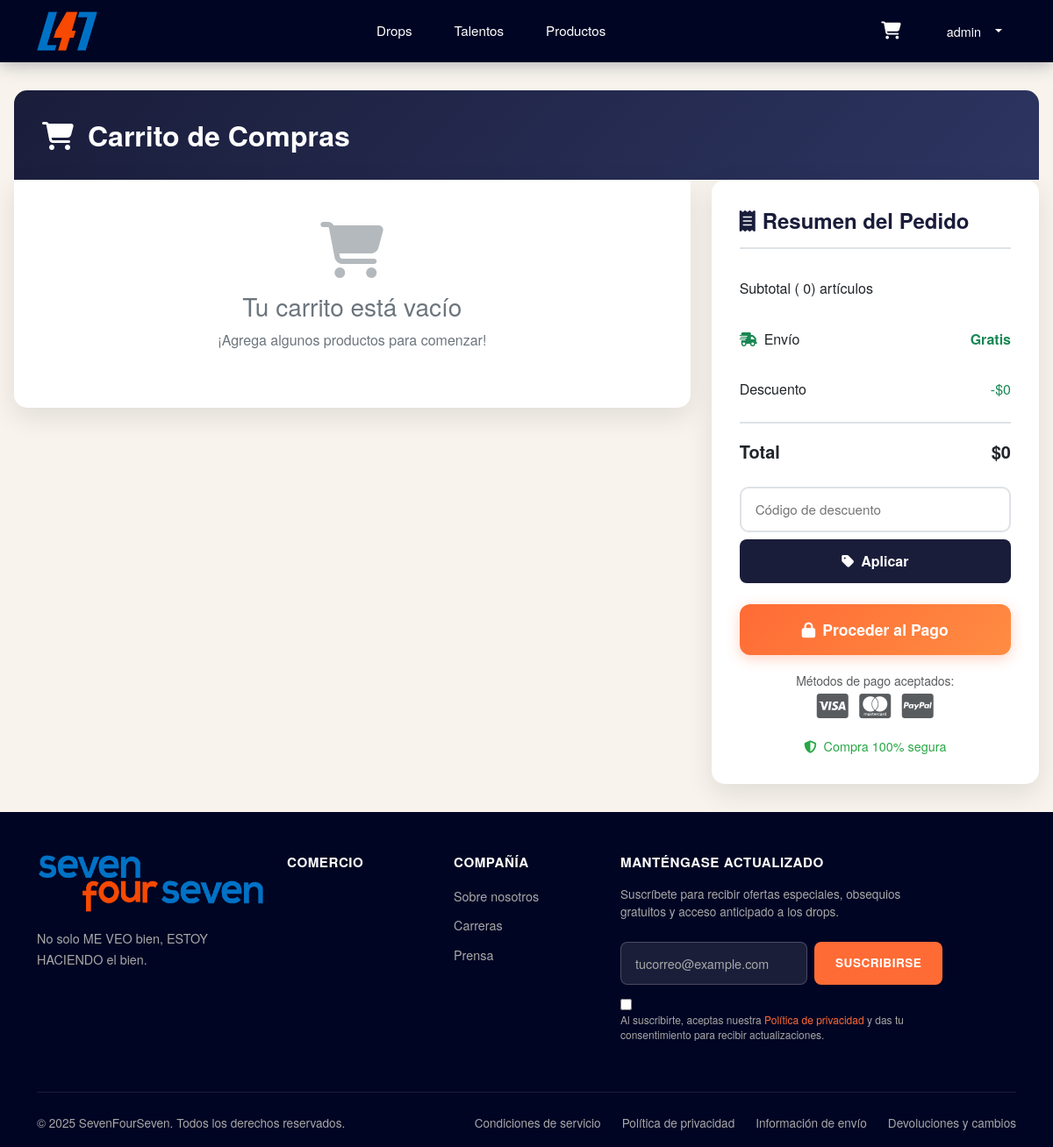
The page /cart/ (signed in) on the database as committed earlier.
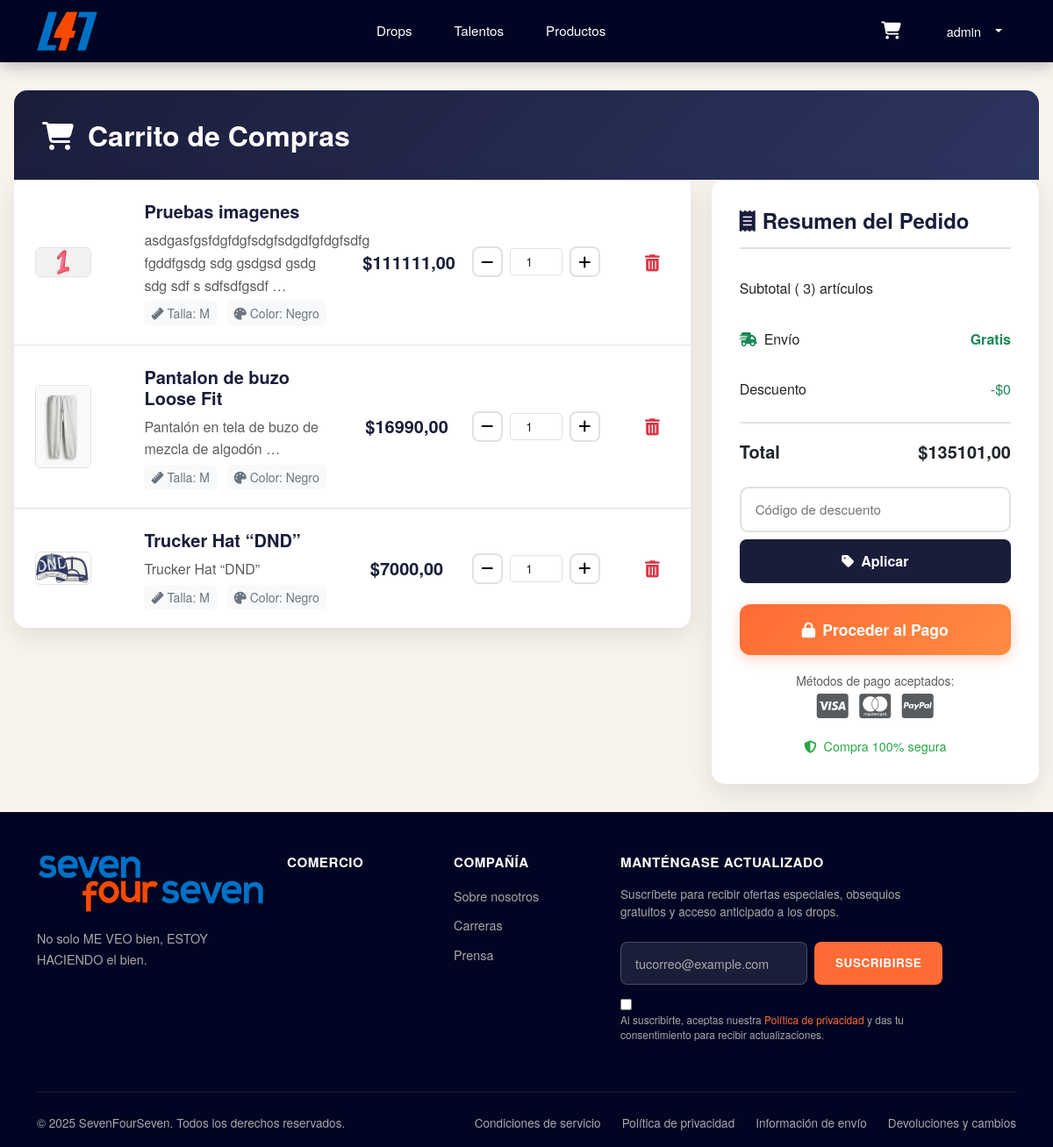
The same page on the database as committed later.
### apps/cart/models.py (models this page shows, shortened)
class Cart(models.Model):
    user = models.ForeignKey(CustomUser, on_delete=models.CASCADE,related_name='cart')
    created_at = models.DateTimeField(auto_now_add=True)
    def total(self):
        return sum(item.subtotal() for item in self.items.all())

class CartItem(models.Model):
    cart = models.ForeignKey(Cart, on_delete=models.CASCADE,related_name='items')
    product = models.ForeignKey(Product, on_delete=models.CASCADE)
    quantity = models.PositiveIntegerField(default=1)
    size = models.CharField(max_length=10, blank=True, null=True)
    def subtotal(self):
        return self.product.price * self.quantity

### apps/product/models.py (models this page shows, shortened)
class ProductImage(models.Model):
    image = models.ImageField(upload_to='products/')
    product = models.ForeignKey(Product, on_delete=models.CASCADE, related_name='images')

class Product(models.Model):
    name = models.CharField(max_length=100)
    price = models.DecimalField(max_digits=10, decimal_places=2)
    description = models.TextField()
    category = models.ForeignKey(ProductCategory, on_delete=models.PROTECT, related_name='products')
    drop = models.ForeignKey(Drop, on_delete=models.CASCADE, related_name='products', blank=True, null=True)
    discount = models.IntegerField( blank=True, null=True)
    stock = models.PositiveIntegerField(default=0)
    is_available = models.BooleanField(default=True)

### apps/cart/views.py (the view)
# urls.py: path('', views.view_cart, name='view_cart'),
@login_required
def view_cart(request):
    cart, _ = Cart.objects.get_or_create(user=request.user)
    return render(request, 'cart.html', {'cart': cart})

### apps/cart/templates/cart.html (shortened to what this page needs)
{% extends "base.html" %}
{% load static %}
{% block css %}
<link rel="stylesheet" href="{% static 'cart/css/style.css' %}">
{% endblock css %}
{% block content %}
<div class="cart-container">
    <div class="cart-header">
        <h1><i class="fas fa-shopping-cart me-3"></i>Carrito de Compras</h1>
    </div>
    <div class="row">
        <div class="col-lg-8">
            <div class="cart-content">
                {% include 'includes/item_cart.html' %}
            </div>
        </div>
        {% include 'includes/summary_cart.html' %}
    </div>
</div>
{% endblock content %}

### apps/cart/templates/includes/item_cart.html
<div id="cart-items">
    {% if cart.total > 0 %} {% for item in cart.items.all %} <div class="product-card" data-product-id="1">
        <div class="row align-items-center">
            <div class="col-md-2 col-3">
                {% with item.product.images.all.first as image %}
                {% if image %}
                <img src="{{ image.image.url }}" alt="{{ item.product.name }}" width="64" height="64"
                    class="rounded border img-fluid">
                {% endif %}
                {% endwith %}
            </div>
            <div class="col-md-4 col-9">
                <div class="product-info">
                    <h5>{{ item.product.name }}</h5>
                    <p class="mb-2 text-muted">{{item.product.description|truncatewords:9}}</p>
                    <div class="product-details">
                        <span><i class="fas fa-ruler me-1"></i>Talla: M</span>
                        <span><i class="fas fa-palette me-1"></i>Color: Negro</span>
                    </div>
                </div>
            </div>
            <div class="col-md-2 col-6 text-center">
                <div class="price-display">${{ item.subtotal}}</div>
            </div>
            <div class="col-md-3 col-6">
                <div class="quantity-controls">
                    <button class="quantity-btn" onclick="updateQuantity(1, -1)">
                        <i class="fas fa-minus"></i>
                    </button>
                    <input type="number" value="{{ item.quantity }}" class="form-control form-control-sm text-center"
                        style="width: 60px;">
                    <button class="quantity-btn" onclick="updateQuantity(1, 1)">
                        <i class="fas fa-plus"></i>
                    </button>
                </div>
            </div>
            <div class="col-md-1 col-12 text-center mt-md-0 mt-2">
                <a href="{% url 'cart:remove_item' item.id %}" class="delete-btn" title="Eliminar producto">
                    <i class="fas fa-trash-alt"></i>
                </a>
            </div>
        </div>
    </div>
    {% endfor %}
    {% else %}
    <div id="empty-cart" class="empty-cart">
        <i class="fas fa-shopping-cart"></i>
        <h3>Tu carrito está vacío</h3>
        <p>¡Agrega algunos productos para comenzar!</p>
    </div>
    {% endif %}
</div>

### apps/cart/templates/includes/summary_cart.html (shortened to what this page needs)
<div class="col-lg-4">
    <div class="summary-card">
        <h3 class="summary-title">
            <i class="fas fa-receipt me-2"></i>Resumen del Pedido
        </h3>
        <div class="summary-row">
            <span>Subtotal (<span id="item-count"> {{ cart.items.all|length }})</span>
                artículos</span>
        </div>
        <div class="summary-row">
            <span><i class="fas fa-shipping-fast me-2 text-success"></i>Envío</span>
            <span class="text-success fw-bold">Gratis</span>
        </div>
        <div class="summary-row">
            <span>Descuento</span>
            <span class="text-success" id="discount">-$0</span>
        </div>
        <div class="summary-row total">
            <span>Total</span>
            <span id="total">${{ cart.total }}</span>
        </div>
        <div class="discount-input">
            <input type="text" placeholder="Código de descuento" id="discount-code">
            <button class="apply-btn" onclick="applyDiscount()">
                <i class="fas fa-tag me-2"></i>Aplicar
            </button>
        </div>
        <a href="{% url 'payments:checkout' %}" class="btn checkout-btn" onclick="proceedToCheckout()">
            <i class="fas fa-lock me-2"></i>Proceder al Pago
        </a>
        <div class="text-center text-muted">
            <small>Métodos de pago aceptados:</small><br>
            <i class="fab fa-cc-visa fa-2x me-2"></i>
            <i class="fab fa-cc-mastercard fa-2x me-2"></i>
            <i class="fab fa-cc-paypal fa-2x"></i>
        </div>
        <div class="security-badge">
            <i class="fas fa-shield-alt me-2"></i>Compra 100% segura
        </div>
    </div>
</div>

Rows that differ between the two databases and show on the page:
added CartItem: product.images.all.first.image (picture), product.name "Pruebas imagenes", product.description "asdgasfgsfdgfdgfsdgfsdgdfgfdgfsdfg fgddfgsdg sdg gsdgsd gsdg sdg sdf s sdfsdfgsdf …", subtotal "111111,00", quantity "1"
added CartItem: product.images.all.first.image (picture), product.name "Pantalon de buzo Loose Fit", product.description "Pantalón en tela de buzo de mezcla de algodón …", subtotal "16990,00", quantity "1"
added CartItem: product.images.all.first.image (picture), product.name "Trucker Hat “DND”", product.description "Trucker Hat “DND”", subtotal "7000,00", quantity "1"
computed for Cart: items.all|length "0" → "3"; total "0" → "135101,00"
Other text that changed with them:
text no longer shown: "Tu carrito está vacío ¡Agrega algunos productos para comenzar!"
